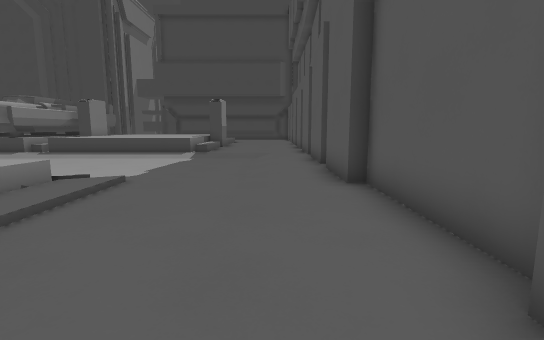
View 1 (above)

23 first-person views from a walk through a 3-D level made in the Godot game engine. The camera is 1.2 m above the floor, tilts 8° down and sees 85° across. The floor is counted in squares, 1 m on a side. Each view is taken from the middle of a square. On the plan, view 1 faces up. The plan holds only what a view shows up to about 13 squares ahead; the rest is blank. The place goes on beyond the plan.

View 2
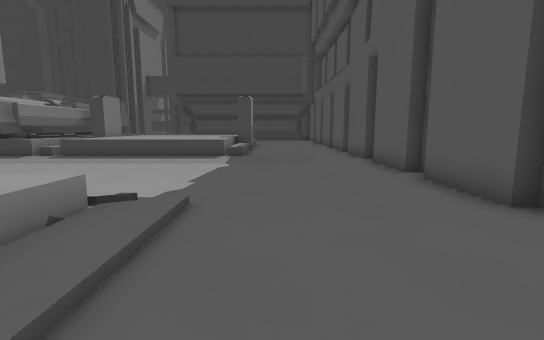

View 3
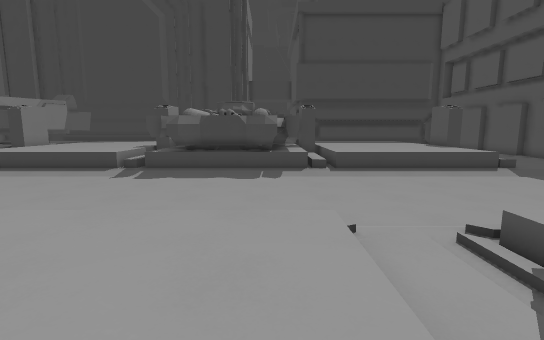

View 4
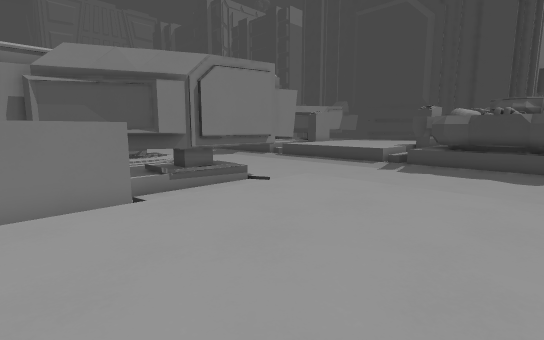

View 5
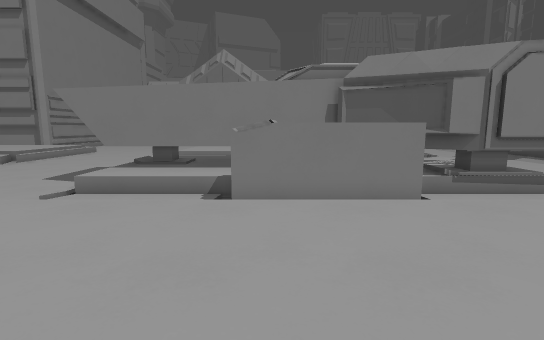

View 6
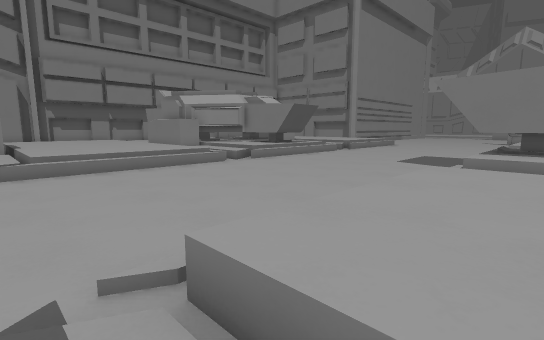

View 7
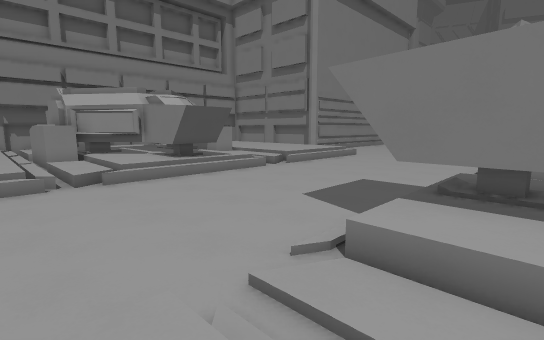

View 8
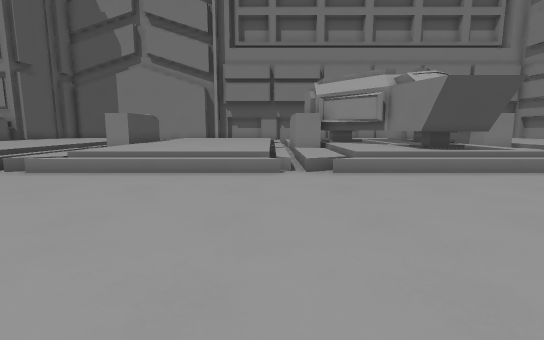

View 9
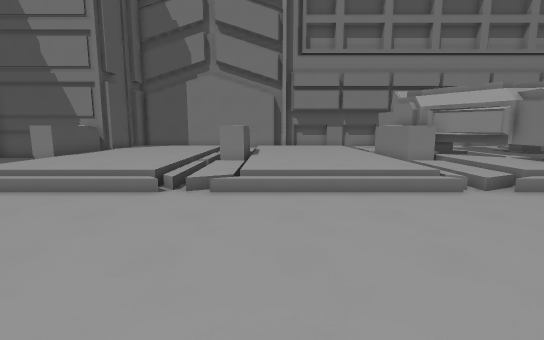

View 10
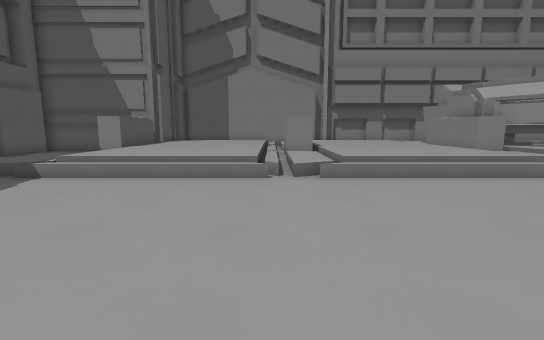

View 11
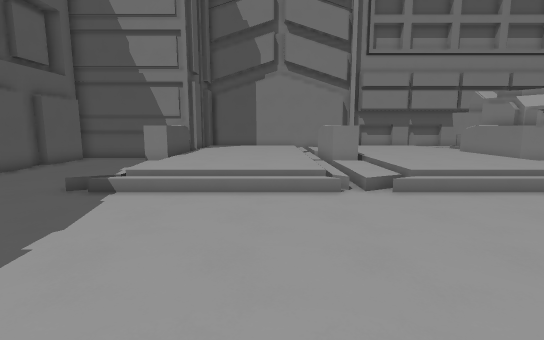

View 12
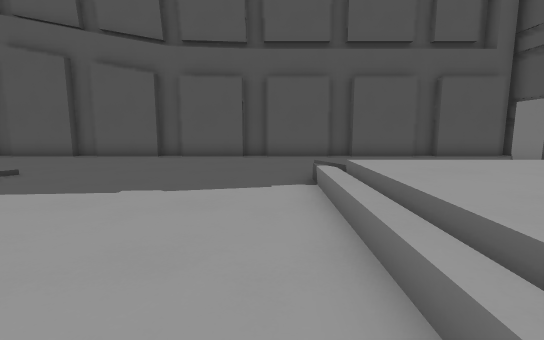

View 13
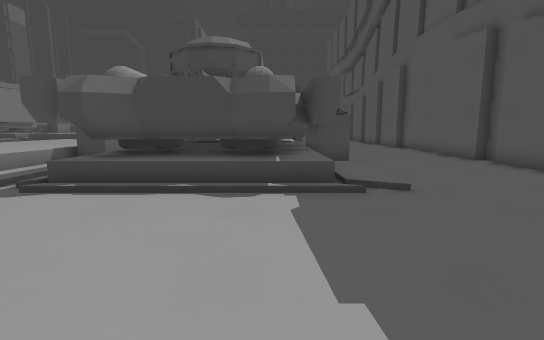

View 14
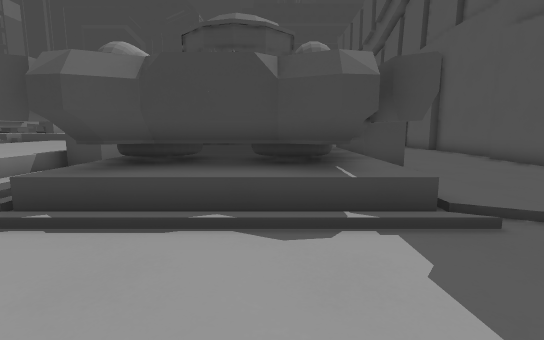

View 15
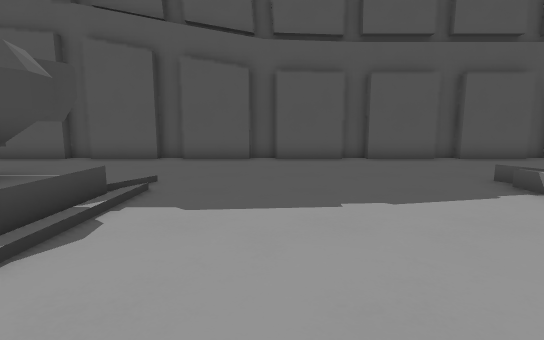

View 16
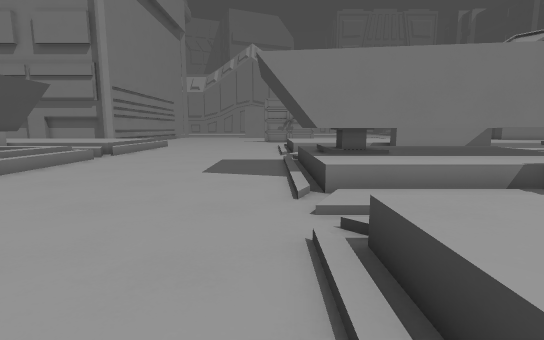

View 17
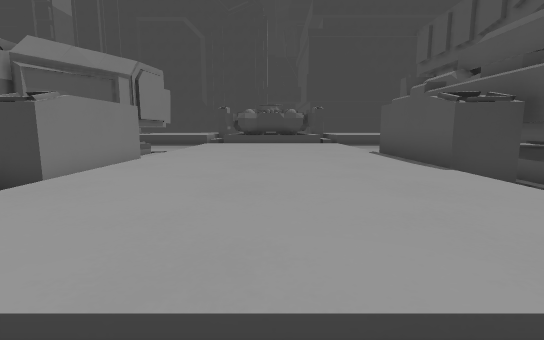

View 18
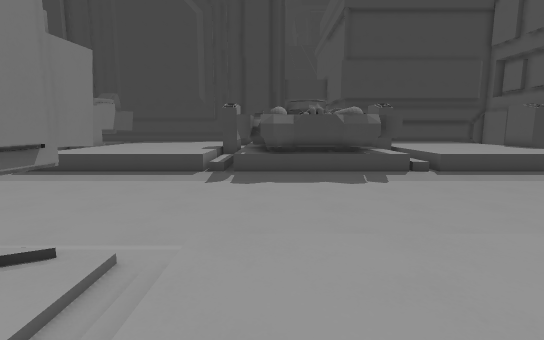

View 19
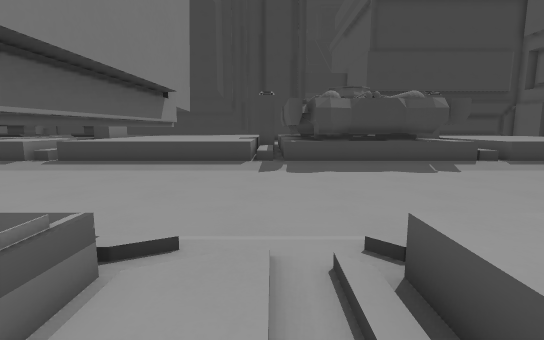

View 20
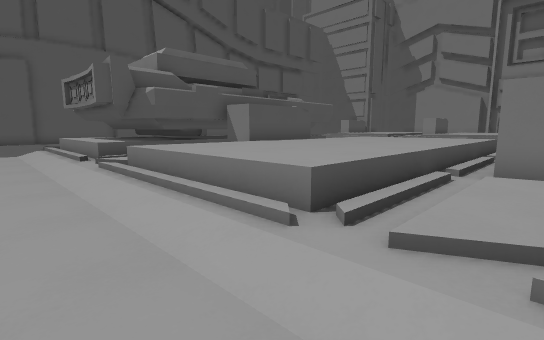

View 21
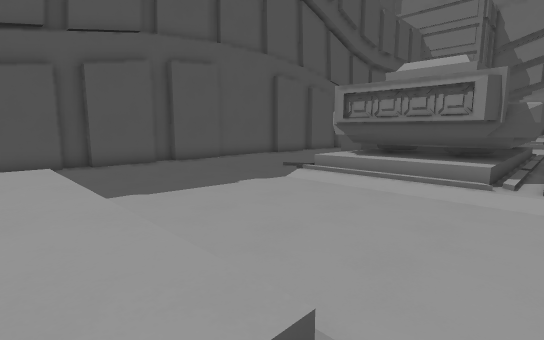

View 22
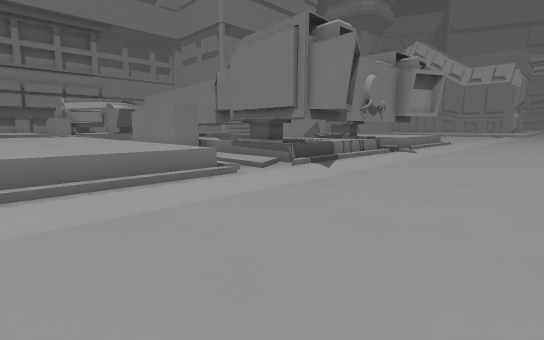

View 23
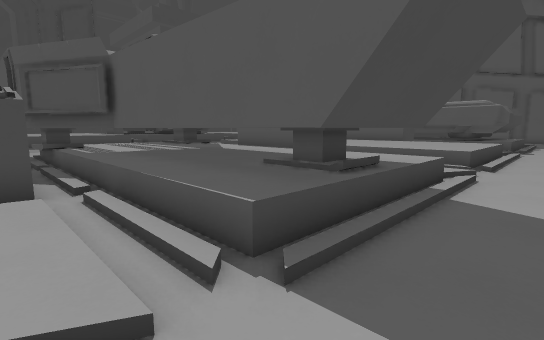

### Floor plan
Key: @ floor where view 1 was taken; # wall or solid block; . main floor; : floor 0.25 m higher than the main floor; - floor 0.25 m lower than the main floor; + floor 0.5 m higher than the main floor; / step, stairs or slope; = window, fence, low wall or low ledge; ^ raised ledge; O other object.
Columns run from 29 left of view 1 to 2 right of it. Each row starts with its distance up from view 1.
 16 ^ ^^^^^^^O#######/^^^^^^^^
 15 ^^^^^^^^^O=#####=/^^^^^^^^.....#
 14 -----------------------------..#
 13  ----------------------------..#
 12  ----------------------------..#
 11 -----------------------------..#
 10 -----------------------------..#
  9 -----------------------------..#
  8 -##---- #--------------------..#
  7  ########.////////////////.....#
  6  ########//+++++///#####O/.....#
  5  ########//+++++/:#######:.....#
  4  ########//+++++/:### ###:.....#
  3  ###   ##//+++++/:######  .....#
  2 ^/##  ####/+++++####       ....#
  1 ^/+#  #+##/+++++###      # ....#
  0 ^/+^  ^+##/+++++###      # ..@.#
 -1 ^/+#  #+##/+++++###      ##....#
 -2 #/+#  #+##/+++++/##     ##.....#
 -3 :/+#  #+/ /+++++/       #:.....#
 -4 :/+####+///+++++/: ######:.....#
 -5 :/+####+///+++++/:#######:.....#
 -6 ///####///////////////////.....#
 -7 ...............................#
 -8 ...............................#
 -9 ...............................#
-10 ...............................#
-11 ...............................#
-12 ...............................#
-13 ...............................#
-14 /.////////////////////////.....#
-15 +/+###++///+++++///++++++/.....#
-16     ##++///+++++///++++++/.....#
-17      #++///+++++///++++++/.....#
-18      ##+///+++++///++++++/. ...#
-19       ####/+++++##/++++++#  ...#
-20          #/    +#             .#
-21                 #             .#

Positions as (right, up) in squares from view 1, and headings:
1: (0, 0), facing up
2: (-2, 2), facing up
3: (-14, 2), facing up
4: (-14, 0), facing up-left
5: (-14, -1), facing left
6: (-12, -4), facing down-left
7: (-18, -4), facing down-left
8: (-19, -6), facing down
9: (-14, -6), facing down
10: (-11, -6), facing down
11: (-9, -6), facing down
12: (-11, -13), facing right
13: (-6, -12), facing up
14: (-7, -10), facing up
15: (-10, -9), facing right
16: (-16, -7), facing left
17: (-16, -7), facing up
18: (-18, 3), facing up
19: (-20, 4), facing up
20: (-21, 9), facing down-right
21: (-12, 16), facing down-right
22: (-15, 12), facing down-left
23: (-29, -8), facing up-right
